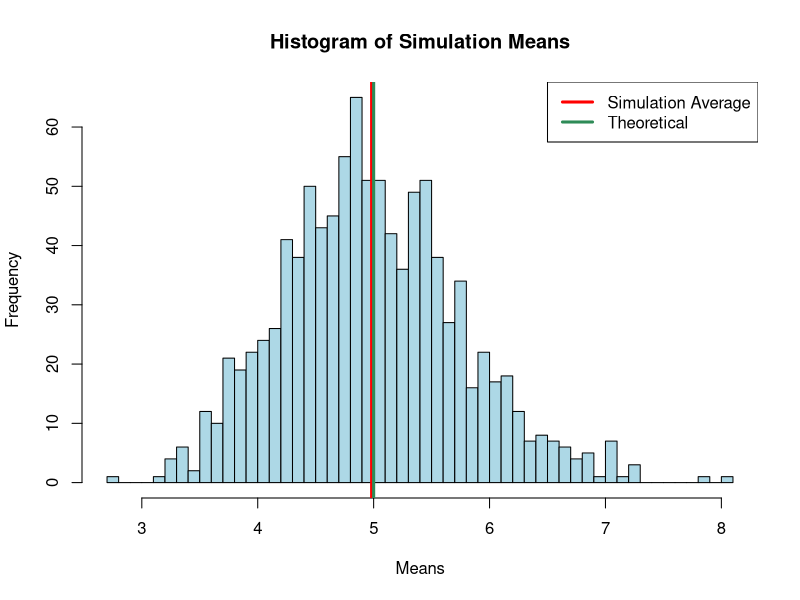
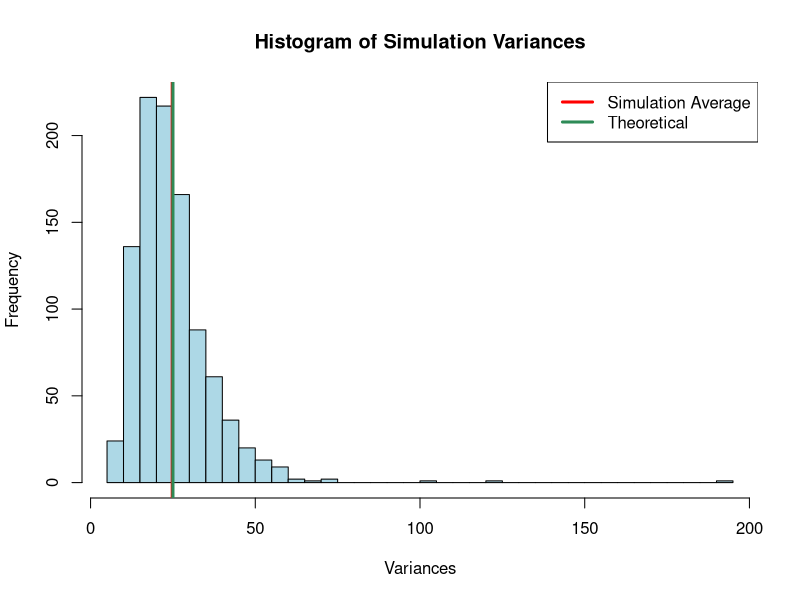
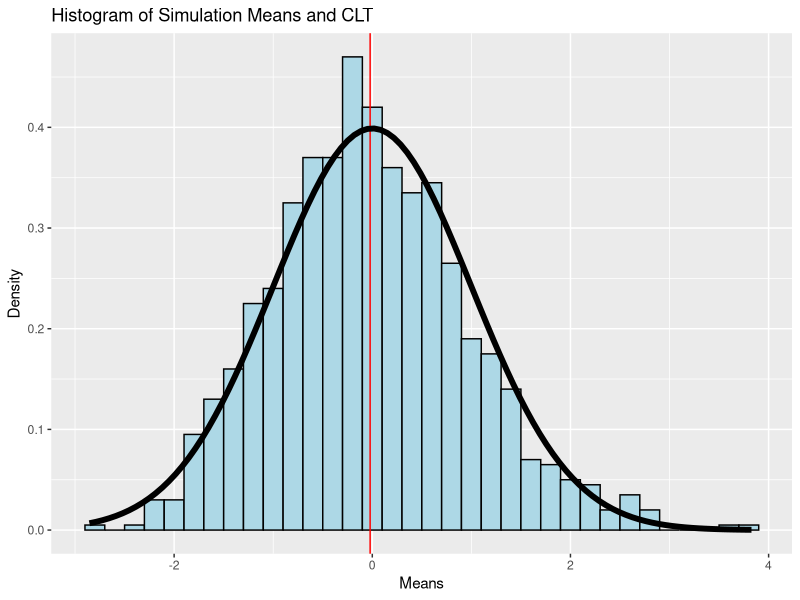

The R source for these figures, in order:
## ---- chunk 1

# generate the simulation data of random exponentials samples
lambda <- 0.2
iterations <- 1000
sample.size <- 40
rexp.mat  <- matrix(rexp(iterations * sample.size, lambda), iterations)

# sim_param returns a dataframe that has a function applied to the sample data 
sim_param <- function (func, dat = rexp.mat, ...) {
  data.frame(x = c(apply(dat, 1, func, ...)))
}

means <- sim_param(mean)$x
vars  <- sim_param(var)$x
## ---- chunk 2
exp.mean   <- 1 / lambda
means.ave  <- mean(means)
## ---- chunk 3
exp.var   <- (1 / lambda)^2
vars.ave  <- mean(vars)
## ---- chunk 4
my_hist <- function(param, label, theoretical, simulation) {
  hist(param, breaks = 50,
       main = paste("Histogram of Simulation", label),
       col = "lightblue", 
       xlab = label)
  abline(v = simulation,  lw = 3, col = "red")
  abline(v = theoretical, lw = 3, col = "seagreen")
  legend("topright", c("Simulation Average", "Theoretical"), 
         lwd=3,  col=c("red", "seagreen"))
}

my_hist(means, "Means", exp.mean, means.ave)
## ---- chunk 5
my_hist(vars, "Variances", exp.var, vars.ave)
## ---- chunk 6
require(ggplot2)

# define the central limit theorem function
exp.sd <- 1 / lambda
clt_func <- function(x, n) sqrt(n) * (mean(x) - exp.mean) / exp.sd
# and apply it to the same simulation data
clt.dat  <- sim_param(clt_func, dat = rexp.mat, sample.size)

clt.mean <- mean(clt.dat$x)
ggplot(clt.dat, aes(x = x)) +
  ggtitle("Histogram of Simulation Means and CLT") + 
  xlab("Means") + ylab("Density") +
  geom_histogram(binwidth = 0.2, aes(y = ..density..), fill = "lightblue", color = "black") +
  geom_vline(aes(xintercept=clt.mean), color = "red") +
  stat_function(fun = dnorm, size = 2)
